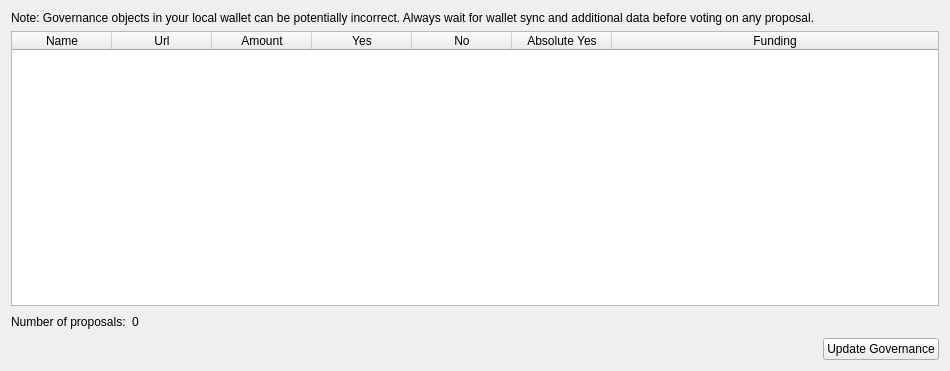
<?xml version="1.0" encoding="UTF-8"?>
<ui version="4.0">
 <class>GovernanceList</class>
 <widget class="QWidget" name="GovernanceList">
  <property name="geometry">
   <rect>
    <x>0</x>
    <y>0</y>
    <width>950</width>
    <height>371</height>
   </rect>
  </property>
  <property name="windowTitle">
   <string>Form</string>
  </property>
  <layout class="QVBoxLayout" name="verticalLayout">
   <item>
    <layout class="QHBoxLayout" name="horizontalLayout_note">
     <property name="bottomMargin">
      <number>0</number>
     </property>
     <item>
      <widget class="QLabel" name="updateNote">
       <property name="text">
        <string>&lt;html&gt;&lt;head/&gt;&lt;body&gt;&lt;p&gt;Note: Governance objects in your local wallet can be potentially incorrect. Always wait for wallet sync and additional data before voting on any proposal. &lt;/p&gt;&lt;/body&gt;&lt;/html&gt;</string>
       </property>
      </widget>
     </item>
    </layout>
   </item>
   <item>
    <widget class="QTableWidget" name="tableWidgetGobjects">
     <property name="minimumSize">
      <size>
       <width>695</width>
       <height>0</height>
      </size>
     </property>
     <property name="editTriggers">
      <set>QAbstractItemView::NoEditTriggers</set>
     </property>
     <property name="alternatingRowColors">
      <bool>true</bool>
     </property>
     <property name="selectionMode">
      <enum>QAbstractItemView::SingleSelection</enum>
     </property>
     <property name="selectionBehavior">
      <enum>QAbstractItemView::SelectRows</enum>
     </property>
     <property name="sortingEnabled">
      <bool>true</bool>
     </property>
     <attribute name="horizontalHeaderStretchLastSection">
      <bool>true</bool>
     </attribute>
     <column>
      <property name="text">
       <string>Name</string>
      </property>
     </column>
     <column>
      <property name="text">
       <string>Url</string>
      </property>
     </column>
     <column>
      <property name="text">
       <string>Amount</string>
      </property>
     </column>
     <column>
      <property name="text">
       <string>Yes</string>
      </property>
     </column>
     <column>
      <property name="text">
       <string>No</string>
      </property>
     </column>
     <column>
      <property name="text">
       <string>Absolute Yes</string>
      </property>
     </column>
     <column>
      <property name="text">
       <string>Funding</string>
      </property>
     </column>
    </widget>
   </item>
   <item>
    <layout class="QHBoxLayout" name="horizontalLayout">
     <item>
      <widget class="QLabel" name="countGobjectText">
       <property name="text">
        <string>Number of proposals:</string>
       </property>
      </widget>
     </item>
     <item>
      <widget class="QLabel" name="countGobjectLabel">
       <property name="text">
        <string>0</string>
       </property>
      </widget>
     </item>
     <item>
      <spacer name="horizontalSpacer">
       <property name="orientation">
        <enum>Qt::Horizontal</enum>
       </property>
       <property name="sizeHint" stdset="0">
        <size>
         <width>40</width>
         <height>20</height>
        </size>
       </property>
      </spacer>
     </item>
    </layout>
   </item>
   <item>
    <layout class="QHBoxLayout" name="horizontalLayout_2">
     <item>
      <spacer name="horizontalSpacer_2">
       <property name="orientation">
        <enum>Qt::Horizontal</enum>
       </property>
       <property name="sizeHint" stdset="0">
        <size>
         <width>40</width>
         <height>20</height>
        </size>
       </property>
      </spacer>
     </item>
     <item>
      <widget class="QPushButton" name="UpdateButton">
       <property name="text">
        <string>Update Governance</string>
       </property>
      </widget>
     </item>
    </layout>
   </item>
  </layout>
 </widget>
 <resources/>
 <connections/>
</ui>
